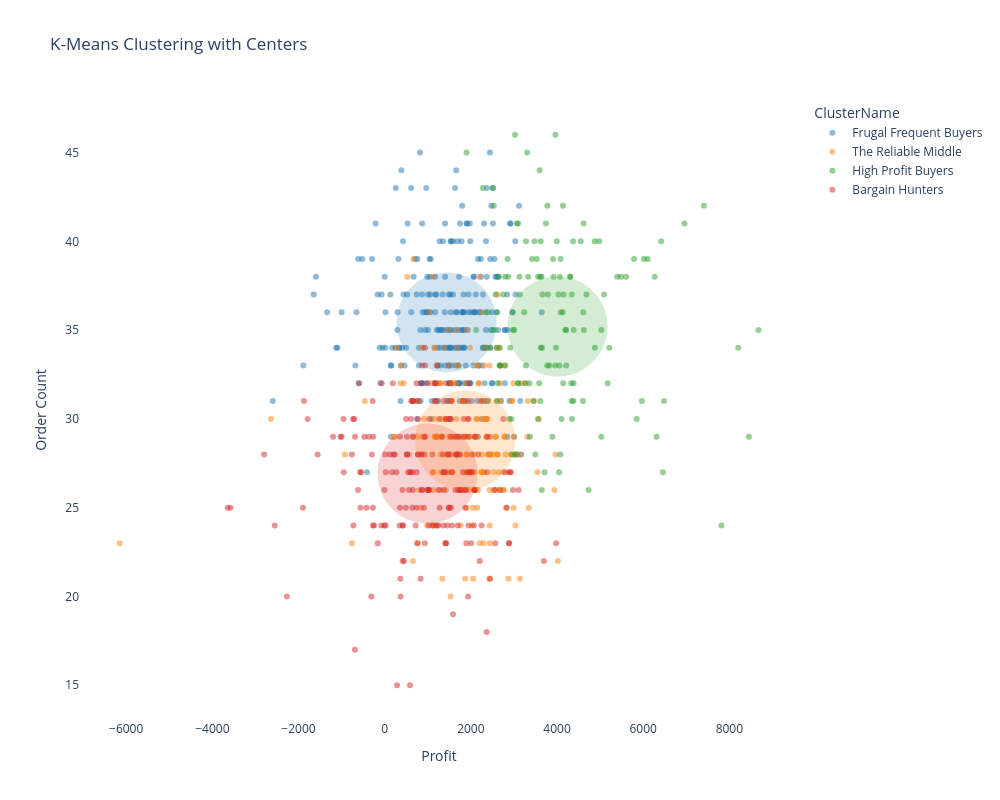

Notebook source saved alongside this figure:
### Code cell
import plotly.graph_objects as go
import plotly.express as px

fig = px.scatter(odsp, 
                 x='Profit', 
                 y='Order Count', 
                 color='ClusterName',
                 title='K-Means Clustering with Centers',
                 opacity=0.5,
                 color_discrete_map=color_map,
                 width=1000, height=800)

for _, row in centers.iterrows():
    fig.add_trace(
        go.Scatter(
            x=[row["Profit"]],
            y=[row["Order Count"]],
            mode="markers",
            marker=dict(
                color=color_map[row["ClusterName"]],
                size=100,
                opacity=0.2,
                symbol="circle"
            ),
            name=f"Center {row['ClusterName']}",
            showlegend=False
        )
    )


fig.update_layout(plot_bgcolor='rgba(0,0,0,0)')
#fig.update_xaxes(type="log")

# Show the figure
fig.show()

### Figure 1 — Plotly figure (JSON) as saved in the notebook; plotly's stock layout.template omitted (floating-point values rounded to 4 significant figures; data arrays with more than 128 entries replaced by an {"elided": "..."} marker saying what was removed)
{"data": [{"hovertemplate": "ClusterName=Frugal Frequent Buyers<br>Profit=%{x}<br>Order Count=%{y}<extra></extra>", "legendgroup": "Frugal Frequent Buyers", "marker": {"color": "#1F77B4", "opacity": 0.5, "symbol": "circle"}, "mode": "markers", "name": "Frugal Frequent Buyers", "orientation": "v", "showlegend": true, "type": "scatter", "x": {"elided": "246 float values"}, "xaxis": "x", "y": {"elided": "246 int values"}, "yaxis": "y"}, {"hovertemplate": "ClusterName=The Reliable Middle<br>Profit=%{x}<br>Order Count=%{y}<extra></extra>", "legendgroup": "The Reliable Middle", "marker": {"color": "#FF7F0E", "opacity": 0.5, "symbol": "circle"}, "mode": "markers", "name": "The Reliable Middle", "orientation": "v", "showlegend": true, "type": "scatter", "x": {"elided": "197 float values"}, "xaxis": "x", "y": {"elided": "197 int values"}, "yaxis": "y"}, {"hovertemplate": "ClusterName=High Profit Buyers<br>Profit=%{x}<br>Order Count=%{y}<extra></extra>", "legendgroup": "High Profit Buyers", "marker": {"color": "#2CA02C", "opacity": 0.5, "symbol": "circle"}, "mode": "markers", "name": "High Profit Buyers", "orientation": "v", "showlegend": true, "type": "scatter", "x": {"elided": "138 float values"}, "xaxis": "x", "y": {"elided": "138 int values"}, "yaxis": "y"}, {"hovertemplate": "ClusterName=Bargain Hunters<br>Profit=%{x}<br>Order Count=%{y}<extra></extra>", "legendgroup": "Bargain Hunters", "marker": {"color": "#D62728", "opacity": 0.5, "symbol": "circle"}, "mode": "markers", "name": "Bargain Hunters", "orientation": "v", "showlegend": true, "type": "scatter", "x": {"elided": "214 float values"}, "xaxis": "x", "y": {"elided": "214 int values"}, "yaxis": "y"}, {"marker": {"color": "#2CA02C", "opacity": 0.2, "size": 100, "symbol": "circle"}, "mode": "markers", "name": "Center High Profit Buyers", "showlegend": false, "type": "scatter", "x": [4011.0], "y": [35.2]}, {"marker": {"color": "#D62728", "opacity": 0.2, "size": 100, "symbol": "circle"}, "mode": "markers", "name": "Center Bargain Hunters", "showlegend": false, "type": "scatter", "x": [995.0], "y": [26.92]}, {"marker": {"color": "#FF7F0E", "opacity": 0.2, "size": 100, "symbol": "circle"}, "mode": "markers", "name": "Center The Reliable Middle", "showlegend": false, "type": "scatter", "x": [1869.0], "y": [28.78]}, {"marker": {"color": "#1F77B4", "opacity": 0.2, "size": 100, "symbol": "circle"}, "mode": "markers", "name": "Center Frugal Frequent Buyers", "showlegend": false, "type": "scatter", "x": [1438.0], "y": [35.43]}], "layout": {"height": 800, "legend": {"title": {"text": "ClusterName"}, "tracegroupgap": 0}, "plot_bgcolor": "rgba(0,0,0,0)", "title": {"text": "K-Means Clustering with Centers"}, "width": 1000, "xaxis": {"anchor": "y", "domain": [0, 1], "title": {"text": "Profit"}}, "yaxis": {"anchor": "x", "domain": [0, 1], "title": {"text": "Order Count"}}}}
